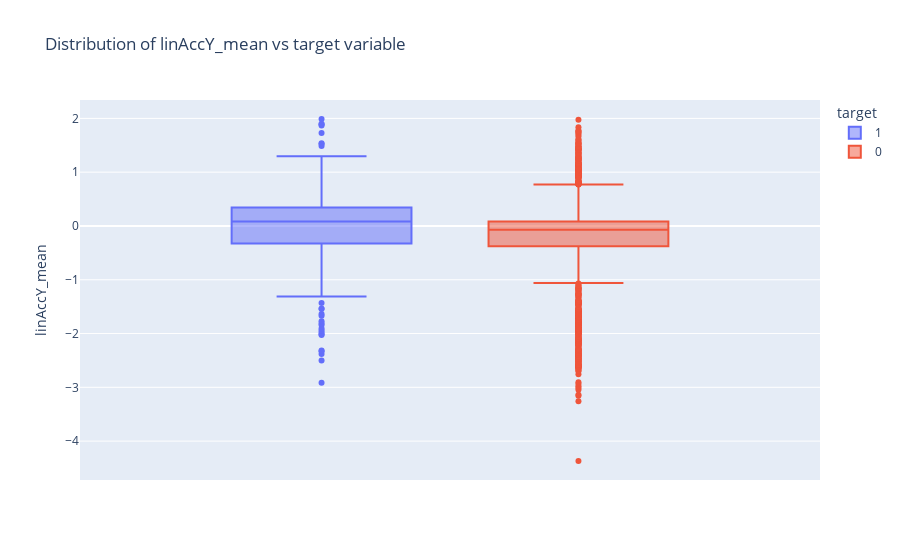

The code cell stored with this chart in its notebook:
### Code cell
fig = px.box(data_custom, y="linAccY_mean", color="target",title = 'Distribution of linAccY_mean vs target variable')
fig.update_traces(quartilemethod="exclusive") 
fig.show()

### Figure 1 — Plotly figure (JSON) as saved in the notebook; plotly's stock layout.template omitted (floating-point values rounded to 4 significant figures; data arrays with more than 128 entries replaced by an {"elided": "..."} marker saying what was removed)
{"data": [{"alignmentgroup": "True", "hovertemplate": "target=1<br>linAccY_mean=%{y}<extra></extra>", "legendgroup": "1", "marker": {"color": "#636efa"}, "name": "1", "notched": false, "offsetgroup": "1", "orientation": "v", "quartilemethod": "exclusive", "showlegend": true, "type": "box", "x0": " ", "xaxis": "x", "y": [0.01607, 0.1057, 0.2861, 0.1533, 0.4882, 0.1561, 0.3465, 0.2243, 0.2862, 0.6299, 0.335, 0.1726, 0.2963, 0.4261, 0.577, 0.07756, 0.1798, -0.04876, 0.0007469, 0.002361, 0.01768, 0.0267, 0.1468, 0.271, -1.772, -1.432, -1.538, -1.944, -2.313, -2.331, -1.539, -2.027, -1.815, -2.913, 1.485, 1.523, 1.538, 1.988, 1.149, 1.9, 1.867, -2.501, -2.382, -1.906, -1.637, -1.843, -2.015, 0.3169, -0.07896, -0.1718, 0.2404, 0.2618, 0.3615, 0.3001, 0.4581, 0.3214, 0.4591, -0.1101, 0.1585, -0.03795, -0.01522, -0.2045, -0.3252, -0.2967, -0.2519, -1.669, -1.981, -1.262, -1.313, -0.4236, -0.4896, -0.2745, -0.4602, -0.1015, -0.2449, 0.3359, 0.1852, -0.4266, -0.4844, -0.3267, -0.3807, -0.1439, 0.08565, -0.1418, 0.04415, -0.1975, -0.1978, -0.1504, -0.1352, -0.502, -0.844, 0.8857, 0.1888, 0.09953, -0.032, 0.04916, 0.02347, 0.1673, 0.2536, 0.1354, -0.4626, 0.1139, 0.1047, -0.2712, -0.3054, -0.5923, 1.73, 1.892, 1.265, 1.146, 1.295, 1.236, 0.8771, 0.7793, 0.3685, 0.3157, 0.5254, 0.3326, 0.4051, 0.7384, 0.7409, 0.7695, 0.4484, 0.2618], "y0": " ", "yaxis": "y"}, {"alignmentgroup": "True", "hovertemplate": "target=0<br>linAccY_mean=%{y}<extra></extra>", "legendgroup": "0", "marker": {"color": "#EF553B"}, "name": "0", "notched": false, "offsetgroup": "0", "orientation": "v", "quartilemethod": "exclusive", "showlegend": true, "type": "box", "x0": " ", "xaxis": "x", "y": {"elided": "2824 float values"}, "y0": " ", "yaxis": "y"}], "layout": {"boxmode": "group", "legend": {"title": {"text": "target"}, "tracegroupgap": 0}, "title": {"text": "Distribution of linAccY_mean vs target variable"}, "xaxis": {"anchor": "y", "domain": [0, 1]}, "yaxis": {"anchor": "x", "domain": [0, 1], "title": {"text": "linAccY_mean"}}}}
